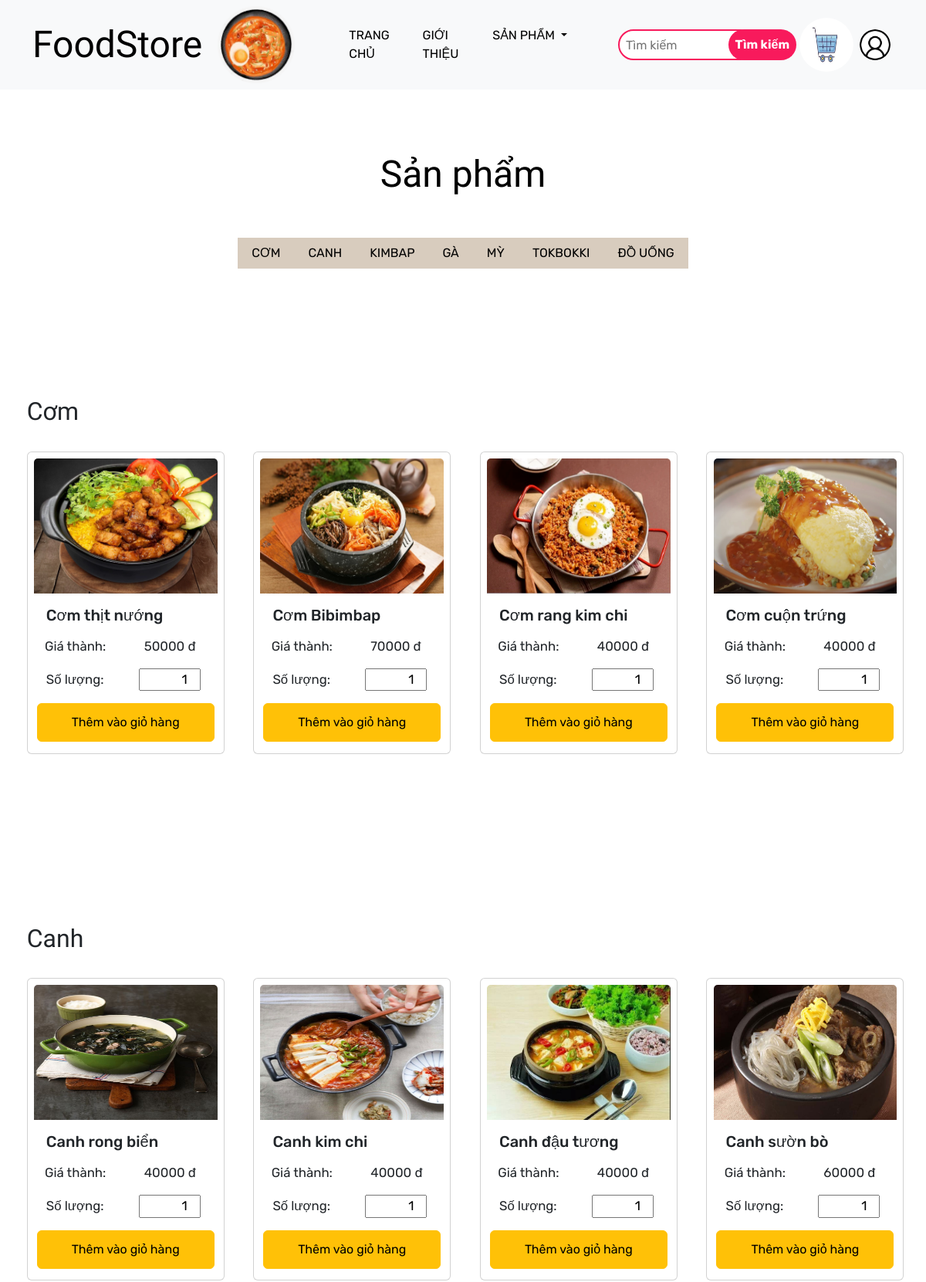
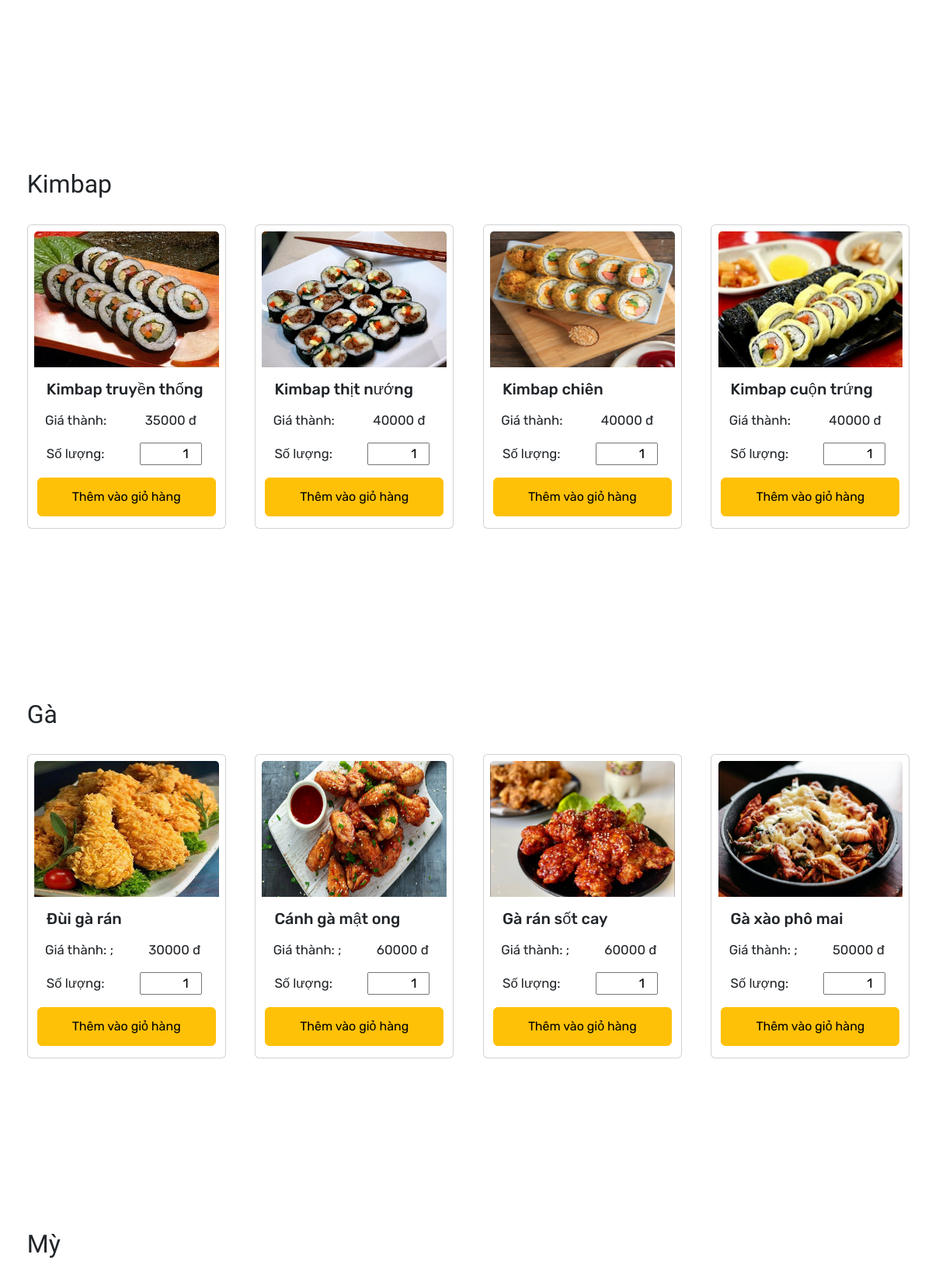
Page /Food_Store/food_store_web/build/product.php (upper part) on the committed database (2 pictures, top to bottom).
### tables this page shows
CREATE TABLE `products` (
  `productCode` varchar(15) NOT NULL,
  `productName` varchar(50) NOT NULL,
  `productLine` varchar(50) NOT NULL,
  `price` decimal(10,0) NOT NULL,
  `available` tinyint(1) NOT NULL,
  `productDescription` varchar(50) NOT NULL,
  `image_path` text DEFAULT NULL
);

### Food_Store/db/dbhelper.php (called while the page is built, shortened)
<?php
function executeResult($sql) {
	$con = mysqli_connect(HOST, USERNAME, PASSWORD, DATABASE);
	$result = mysqli_query($con, $sql);
	$data   = [];
	while ($row = mysqli_fetch_array($result, 1)) {
		$data[] = $row;
	}
	return $data;
}

### Food_Store/food_store_web/build/product.php (the view, shortened to what this page needs)
<?php
require_once ('../../db/dbhelper.php');
$sanpham ='';
?>
<html lang="en">
  <head>
    <link href="https://cdn.jsdelivr.net/npm/bootstrap@5.3.0-alpha3/dist/css/bootstrap.min.css" rel="stylesheet">
    <link rel="stylesheet" href="./style.css">
    <link rel="stylesheet" href="https://cdn.jsdelivr.net/npm/bootstrap-icons@1.10.4/font/bootstrap-icons.css">
  </head>
  <header id="head" data-bs-spy="scroll" data-bs-target=".navbar" data-bs-offset="50">
    <nav class="navbar navbar-expand-lg navbar navbar-expand-sm bg-light fixed-top">
      <div class="container">
        <a class="navbar-brand" href="#">FoodStore</a>
        <div class="icon px-1">
          <img src="../img/icon/logo.jpg" class="rounded-circle rounded float-start" width="100" height="100" alt="">
        </div>
        <div class="collapse navbar-collapse" id="navbarScroll">
          <ul class="navbar-nav m-5 my-2 my-lg-0">
            <li class="nav-item"><a class="nav-link active" onclick="location.href='./index.html'" href="#trangchu">Trang chủ</a></li>
            <li class="nav-item"><a class="nav-link" onclick="location.href='./index.html#gioithieu'" href="#gioithieu">Giới thiệu</a></li>
            <div class="dropdown">
              <button class="btn dropdown-toggle nav-link" type="button" id="dropdownMenuButton1" data-bs-toggle="dropdown" aria-expanded="false">
                  Sản phẩm
              </button>
            </div>
          </ul>
          <form class="d-flex" method="post" action="search.php" >
            <input class="px-2 search" type="search" placeholder="Tìm kiếm" aria-label="Tìm kiếm" id = "sanpham" name = "sanpham" value="<?=$sanpham?>">
            <input type="submit" class="btn0" name="search" value="Tìm kiếm">
          </form>
        </div>
        <div class="icon px-1">
          <img src="../img/icon/cart.jpg" onclick="location.href='./cart.php'" class="rounded-circle rounded float-start" width="70" height="70" alt="">
        </div>
        <div class="icon px-1">
          <img src="../img/icon/user.png" onclick="location.href='../../admin/account'" class="rounded-circle rounded float-start" width="40" height="40" alt="">
        </div>
      </div>
    </nav>
  </header>
  <br><br><br></br></br></br>
    <body >
      <div style="padding:5px">
        <h1 class="text-center introduce" >Sản phẩm</h1>
        <div class="row">
          <nav class="navbar navbar-expand-sm justify-content-center">
          <ul class="navbar-nav bg-intro" >
            <li class="nav-item">
              <a class="nav-link" href="#com">Cơm</a>
            </li>
            <li class="nav-item">
              <a class="nav-link" href="#canh">Canh</a>
            </li>
            <li class="nav-item">
              <a class="nav-link" href="#kimbap">Kimbap</a>
            </li>
            <li class="nav-item">
              <a class="nav-link" href="#ga">Gà</a>
            </li>
            <li class="nav-item">
              <a class="nav-link" href="#my">Mỳ</a>
            </li>
            <li class="nav-item">
              <a class="nav-link" href="#tokbokki">Tokbokki</a>
            </li>
            <li class="nav-item">
              <a class="nav-link" href="#douong">Đồ uống</a>
            </li>
          </ul>
      </nav>
      </div>
      <br><br></br></br>
      <div class="productlist">
        <div id="com" class="container-fluid" style="padding:110px 10px; padding-left: 2.5%;">
          <h2>Cơm</h2>
          <br>
          <div class="row row-cols-1 row-cols-md-4 g-4">
            <?php
                $sql          = 'select * from products where productLine = "Com"';
                $productList = executeResult($sql);
                foreach ($productList as $item) {
                    echo '
                      <div class="col-sm-3">
                        <div class="card" style="width: 16rem; height: 24.5rem; padding: 3% 3%">
                          <img src="'.$item['image_path'].'" class="card-img-top" alt="..." width="300" height="175";>
                          <h5 class="card-title m-3">'.$item['productName'].'</h5>
                          <form action="cart.php" method="post">
                              <div style="font-size: 105%; padding-left: 6%">Giá thành: &nbsp;&nbsp;&nbsp;&nbsp;&nbsp;&nbsp;&nbsp;&nbsp;&nbsp;&nbsp;&nbsp;'.$item['price'].' &#273</div>
                              <div class="card-body">
                                <div style="font-size: 105%">Số lượng: &nbsp;&nbsp;&nbsp;&nbsp;&nbsp;&nbsp;&nbsp;&nbsp;&nbsp;
                              <input type="number" style="text-align: right; width: 80px"name="soluong" min="1" max="10" value="1" ></div>
                              </div>
                              &nbsp;<input type="submit" class="btn btn-warning" name="addcart" value="Thêm vào giỏ hàng" style ="height:50px; width:230px;">
                              <input type="hidden" name="tensp" value="'.$item['productName'].'">
                              <input type="hidden" name="gia" value="'.$item['price'].'">
                              <input type="hidden" name="hinh" value="'.$item['image_path'].'">
                          </form>
                        </div>
                      </div>';
                }
            ?>
          </div>
        </div>
        <div id="canh" class="container-fluid" style="padding:110px 10px; padding-left: 2.5%;">
          <h2>Canh</h2>
          <br>
          <div class="row row-cols-1 row-cols-md-4 g-4">
            <?php
                $sql          = 'select * from products where productLine = "Canh"';
                $productList = executeResult($sql);
                foreach ($productList as $item) {
                    echo '
                      <div class="col-sm-3">
                        <div class="card" style="width: 16rem; height: 24.5rem; padding: 3% 3%">
                          <img src="'.$item['image_path'].'" class="card-img-top" alt="..." width="300" height="175";>
                          <h5 class="card-title m-3">'.$item['productName'].'</h5>
                          <form action="cart.php" method="post">
                              <div style="font-size: 105%; padding-left: 6%">Giá thành: &nbsp;&nbsp;&nbsp;&nbsp;&nbsp;&nbsp;&nbsp;&nbsp;&nbsp;&nbsp;&nbsp;'.$item['price'].' &#273</div>
                              <div class="card-body">
                                <div style="font-size: 105%">Số lượng: &nbsp;&nbsp;&nbsp;&nbsp;&nbsp;&nbsp;&nbsp;&nbsp;&nbsp;
                              <input type="number" style="text-align: right; width: 80px"name="soluong" min="1" max="10" value="1" ></div>
                              </div>
                              &nbsp;<input type="submit" class="btn btn-warning" name="addcart" value="Thêm vào giỏ hàng" style ="height:50px; width:230px;">
                              <input type="hidden" name="tensp" value="'.$item['productName'].'">
                              <input type="hidden" name="gia" value="'.$item['price'].'">
                              <input type="hidden" name="hinh" value="'.$item['image_path'].'">
                          </form>
                        </div>
                      </div>';
                }
            ?>
          </div>
        </div>
        <div id="kimbap" class="container-fluid" style="padding:110px 10px; padding-left: 2.5%;">
          <h2>Kimbap</h2>
          <br>
          <div class="row row-cols-1 row-cols-md-4 g-4">
            <?php
                $sql          = 'select * from products where productLine = "Kimbap"';
                $productList = executeResult($sql);
                foreach ($productList as $item) {
                    echo '
                      <div class="col-sm-3">
                        <div class="card" style="width: 16rem; height: 24.5rem; padding: 3% 3%">
                          <img src="'.$item['image_path'].'" class="card-img-top" alt="..." width="300" height="175";>
                          <h5 class="card-title m-3">'.$item['productName'].'</h5>
                          <form action="cart.php" method="post">
                              <div style="font-size: 105%; padding-left: 6%">Giá thành: &nbsp;&nbsp;&nbsp;&nbsp;&nbsp;&nbsp;&nbsp;&nbsp;&nbsp;&nbsp;&nbsp;'.$item['price'].' &#273</div>
                              <div class="card-body">
                                <div style="font-size: 105%">Số lượng: &nbsp;&nbsp;&nbsp;&nbsp;&nbsp;&nbsp;&nbsp;&nbsp;&nbsp;
                              <input type="number" style="text-align: right; width: 80px"name="soluong" min="1" max="10" value="1" ></div>
                              </div>
                              &nbsp;<input type="submit" class="btn btn-warning" name="addcart" value="Thêm vào giỏ hàng" style ="height:50px; width:230px;">
                              <input type="hidden" name="tensp" value="'.$item['productName'].'">
                              <input type="hidden" name="gia" value="'.$item['price'].'">
                              <input type="hidden" name="hinh" value="'.$item['image_path'].'">
                          </form>
                        </div>
                      </div>';
                }
            ?>
          </div>
        </div>
        <div id="ga" class="container-fluid" style="padding:110px 10px; padding-left: 2.5%;">
          <h2>Gà</h2>
          <br>
          <div class="row row-cols-1 row-cols-md-4 g-4">
            <?php
                $sql          = 'select * from products where productLine = "Ga"';
                $productList = executeResult($sql);
                foreach ($productList as $item) {
                    echo '
                      <div class="col-sm-3">
                        <div class="card" style="width: 16rem; height: 24.5rem; padding: 3% 3%">
                          <img src="'.$item['image_path'].'" class="card-img-top" alt="..." width="300" height="175";>
                          <h5 class="card-title m-3">'.$item['productName'].'</h5>
                          <form action="cart.php" method="post">
                              <div style="font-size: 105%; padding-left: 6%">Giá thành: ;&nbsp;&nbsp;&nbsp;&nbsp;&nbsp;&nbsp;&nbsp;&nbsp;&nbsp;&nbsp;&nbsp;'.$item['price'].' &#273</div>
                              <div class="card-body">
                                <div style="font-size: 105%">Số lượng: &nbsp;&nbsp;&nbsp;&nbsp;&nbsp;&nbsp;&nbsp;&nbsp;&nbsp;
                              <input type="number" style="text-align: right; width: 80px"name="soluong" min="1" max="10" value="1" ></div>
                              </div>
                              &nbsp;<input type="submit" class="btn btn-warning" name="addcart" value="Thêm vào giỏ hàng" style ="height:50px; width:230px;">
                              <input type="hidden" name="tensp" value="'.$item['productName'].'">
                              <input type="hidden" name="gia" value="'.$item['price'].'">
                              <input type="hidden" name="hinh" value="'.$item['image_path'].'">
                          </form>
                        </div>
                      </div>';
                }
            ?>
          </div>
        </div>
        <div id="my" class="container-fluid" style="padding:110px 10px; padding-left: 2.5%;">
          <h2>Mỳ</h2>
          <br>
          <div class="row row-cols-1 row-cols-md-4 g-4">
          </div>
        </div>
      </div>
      </div>
    </body>
</html>

### Food_Store/food_store_web/build/style.css (style rules this page uses)
* { padding: 0; margin: 0; box-sizing: border-box; }
.navbar-brand { font-size: 3rem; color: black; font-family: 'Lobster', cursive; }
.nav-link { margin-right: 10px; margin-left: 10px; color: black; font-family: 'Rubik', sans-serif; text-transform: uppercase; }
.search { height: 40px; width: 80%; border-radius: 60px; outline: none; margin-right: -35px; font-family: 'Rubik', sans-serif; border: 2px solid rgb(248, 26, 92); }
.btn0 { height: 40px; width: 40%; outline: none; border: none; background: rgb(248, 26, 92); color: white; border-radius: 60px; font-family: 'Rubik', sans-serif; font-weight: 700; }
.introduce { font-size: 3rem; color: black; font-family: 'Lobster', cursive; margin-top: 3rem; text-align: center; }
.bg-intro { background-color: rgb(216,204,190); color: black; margin-left: 2cm; margin-right: 2cm; margin-top: 1cm; }
.productlist { font-family: 'Lobster', cursive; margin-top: -3rem; }
.card { font-family: 'Rubik', sans-serif; background-color: rgb(255,255,255); width: 18rem; height: 35rem; }

### rows in the picture
products: image_path (picture), productName "Cơm thịt nướng", price "50000"
products: image_path (picture), productName "Cơm Bibimbap", price "70000"
products: image_path (picture), productName "Cơm rang kim chi", price "40000"
products: image_path (picture), productName "Cơm cuộn trứng", price "40000"
products: image_path (picture), productName "Canh rong biển", price "40000"
products: image_path (picture), productName "Canh kim chi", price "40000"
products: image_path (picture), productName "Canh đậu tương", price "40000"
products: image_path (picture), productName "Canh sườn bò", price "60000"
products: image_path (picture), productName "Kimbap truyền thống", price "35000"
products: image_path (picture), productName "Kimbap thịt nướng", price "40000"
products: image_path (picture), productName "Kimbap chiên", price "40000"
products: image_path (picture), productName "Kimbap cuộn trứng", price "40000"
products: image_path (picture), productName "Đùi gà rán", price "30000"
products: image_path (picture), productName "Cánh gà mật ong", price "60000"
products: image_path (picture), productName "Gà rán sốt cay", price "60000"
products: image_path (picture), productName "Gà xào phô mai", price "50000"
